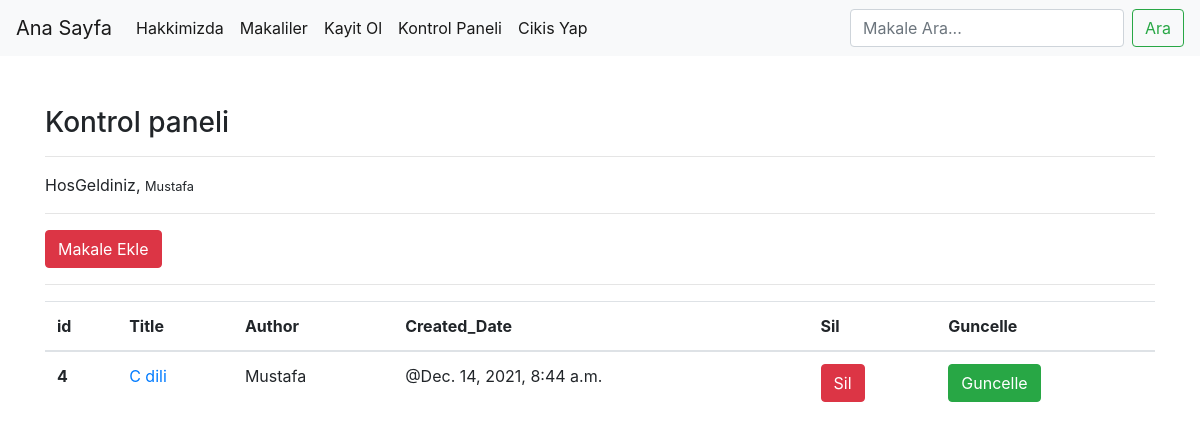
Screenshot of /articles/dashbord (signed in) with the database file from the repository.
### article/models.py (models this page shows, shortened)
class Article(models.Model):
    author = models.ForeignKey("auth.User", on_delete=models.CASCADE, verbose_name="Yazar")
    title = models.CharField(max_length=50, verbose_name="Baslik")
    content = RichTextField()
    created_date = models.DateTimeField(auto_now_add=True, verbose_name="Tarih")
    article_image = models.FileField(blank=True, null=True, verbose_name="Makaleye fotograf veya dosya ekleyin")
    is_home = models.BooleanField(default=True)
    is_active = models.BooleanField(default=True)
    slug = models.SlugField(null=False, blank=True, unique=True, db_index=True, editable=False)
    categories = models.ManyToManyField(Category, blank=True)
    class Meta:
        ordering = ["-created_date"]

### article/views.py (the view)
# urls.py: path('dashbord', views.dashbordview, name='dashbord'),
@login_required(login_url="user:login")
def dashbordview(request):
    articles = Article.objects.filter(author = request.user)
    context = {
        "articles": articles
    }
    return  render(request, 'dashbord.html', context)

### templates/dashbord.html
{% extends 'layout.html' %}
{% block body %}
    <h3>Kontrol paneli</h3>
    <hr>
    <p>
        HosGeldiniz, <small>{{ request.user.username }}</small>
    </p>
    <hr>
    <a class="btn btn-danger" href="{% url 'article:addarticle' %}">Makale Ekle</a>
    <hr>
    {% if articles %}
        <table class="table">
            <thead>
            <tr>
                <th scope="col">id</th>
                <th scope="col">Title</th>
                <th scope="col">Author</th>
                <th scope="col">Created_Date</th>
                <th scope="col">Sil</th>
                <th scope="col">Guncelle</th>
            </tr>
            </thead>
            <tbody>
            {% for article in articles %}
                <tr>
                    <th scope="row">{{ article.id }}</th>
                    <td><a href="{% url 'article:detail' article.id %}">{{ article.title }}</a></td>
                    <td>{{ article.author.username }}</td>
                    <td>@{{ article.created_date }}</td>
                    <td><a href="{% url 'article:delete' article.id %}" class="btn btn-danger">Sil</a></td>
                    <td><a href="{% url 'article:update' article.id %}" class="btn btn-success">Guncelle</a></td>
                </tr>
            {% endfor %}
            </tbody>
        </table>
    {% else %}
        <div class="alert alert-danger">
            Henuz bir makaleniz Bulunmuyor.....
        </div>
    {% endif %}
{% endblock %}

### rows the page displays
Article: id "4", title "C dili", author.username "Mustafa", created_date "Dec. 14, 2021, 8:44 a.m."

### other values shown
{{ request.user.username }} "Mustafa"
